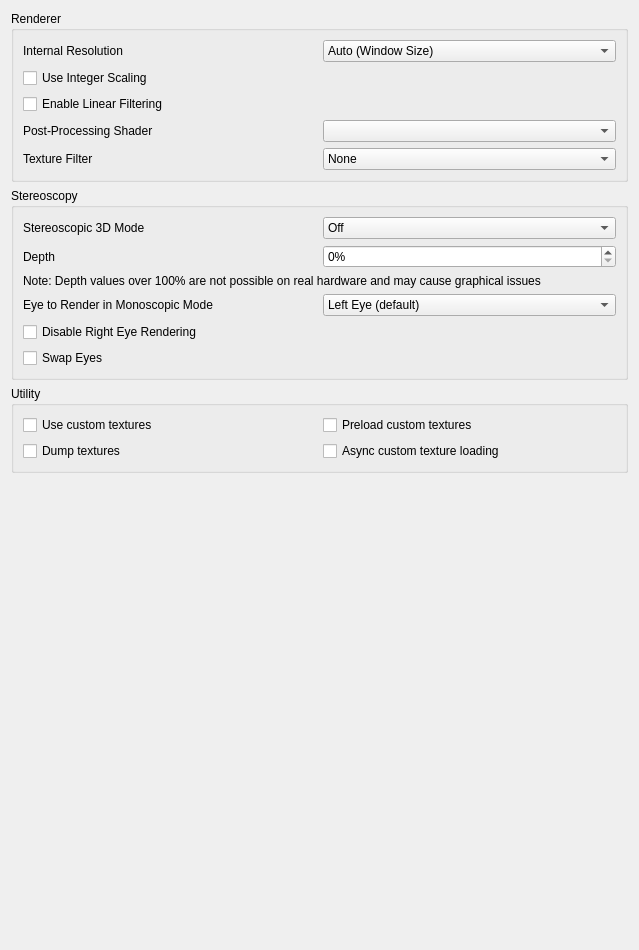
<?xml version="1.0" encoding="UTF-8"?>
<ui version="4.0">
 <class>ConfigureEnhancements</class>
 <widget class="QWidget" name="ConfigureEnhancements">
  <property name="geometry">
   <rect>
    <x>0</x>
    <y>0</y>
    <width>639</width>
    <height>950</height>
   </rect>
  </property>
  <property name="minimumSize">
   <size>
    <width>0</width>
    <height>0</height>
   </size>
  </property>
  <layout class="QVBoxLayout" name="verticalLayout_2">
   <item>
    <widget class="QGroupBox" name="rendererBox">
     <property name="title">
      <string>Renderer</string>
     </property>
     <layout class="QVBoxLayout" name="verticalLayout_3">
      <item>
       <widget class="QWidget" name="widget_resolution" native="true">
        <layout class="QHBoxLayout" name="horizontalLayout_1">
         <property name="leftMargin">
          <number>0</number>
         </property>
         <property name="topMargin">
          <number>0</number>
         </property>
         <property name="rightMargin">
          <number>0</number>
         </property>
         <property name="bottomMargin">
          <number>0</number>
         </property>
         <item>
          <widget class="QLabel" name="resolution_label">
           <property name="text">
            <string>Internal Resolution</string>
           </property>
          </widget>
         </item>
         <item>
          <widget class="QComboBox" name="resolution_factor_combobox">
           <item>
            <property name="text">
             <string>Auto (Window Size)</string>
            </property>
           </item>
           <item>
            <property name="text">
             <string>0.5x Native (200x120)</string>
            </property>
           </item>
           <item>
            <property name="text">
             <string>Native (400x240)</string>
            </property>
           </item>
           <item>
            <property name="text">
             <string>1.5x Native (600x360)</string>
            </property>
           </item>
           <item>
            <property name="text">
             <string>2x Native (800x480)</string>
            </property>
           </item>
           <item>
            <property name="text">
             <string>2.5x Native (1000x600)</string>
            </property>
           </item>
           <item>
            <property name="text">
             <string>3x Native (1200x720)</string>
            </property>
           </item>
           <item>
            <property name="text">
             <string>3.5x Native (1400x840)</string>
            </property>
           </item>
           <item>
            <property name="text">
             <string>4x Native (1600x960)</string>
            </property>
           </item>
           <item>
            <property name="text">
             <string>4.5x Native (1800x1080)</string>
            </property>
           </item>
           <item>
            <property name="text">
             <string>5x Native (2000x1200)</string>
            </property>
           </item>
           <item>
            <property name="text">
             <string>5.5x Native (2200x1320)</string>
            </property>
           </item>
           <item>
            <property name="text">
             <string>6x Native (2400x1440)</string>
            </property>
           </item>
           <item>
            <property name="text">
             <string>6.5x Native (2600x1560)</string>
            </property>
           </item>
           <item>
            <property name="text">
             <string>7x Native (2800x1680)</string>
            </property>
           </item>
           <item>
            <property name="text">
             <string>7.5x Native (3000x1800)</string>
            </property>
           </item>
           <item>
            <property name="text">
             <string>8x Native (3200x1920)</string>
            </property>
           </item>
           <item>
            <property name="text">
             <string>8.5x Native (3400x2040)</string>
            </property>
           </item>
           <item>
            <property name="text">
             <string>9x Native (3600x2160)</string>
            </property>
           </item>
           <item>
            <property name="text">
             <string>9.5x Native (3800x2280)</string>
            </property>
           </item>
           <item>
            <property name="text">
             <string>10x Native (4000x2400)</string>
            </property>
           </item>
           <item>
            <property name="text">
             <string>10.5x Native (4200x2520)</string>
            </property>
           </item>
           <item>
            <property name="text">
             <string>11x Native (4400x2640)</string>
            </property>
           </item>
           <item>
            <property name="text">
             <string>11.5x Native (4600x2760)</string>
            </property>
           </item>
           <item>
            <property name="text">
             <string>12x Native (4800x2880)</string>
            </property>
           </item>
           <item>
            <property name="text">
             <string>12.5x Native (5000x3000)</string>
            </property>
           </item>
           <item>
            <property name="text">
             <string>13x Native (5200x3120)</string>
            </property>
           </item>
           <item>
            <property name="text">
             <string>13.5x Native (5400x3240)</string>
            </property>
           </item>
           <item>
            <property name="text">
             <string>14x Native (5600x3360)</string>
            </property>
           </item>
           <item>
            <property name="text">
             <string>14.5x Native (5800x3480)</string>
            </property>
           </item>
           <item>
            <property name="text">
             <string>15x Native (6000x3600)</string>
            </property>
           </item>
           <item>
            <property name="text">
             <string>15.5x Native (6200x3720)</string>
            </property>
           </item>
           <item>
            <property name="text">
             <string>16x Native (6400x3840)</string>
            </property>
           </item>
           <item>
            <property name="text">
             <string>16.5x Native (6600x3960)</string>
            </property>
           </item>
           <item>
            <property name="text">
             <string>17x Native (6800x4080)</string>
            </property>
           </item>
           <item>
            <property name="text">
             <string>17.5x Native (7000x4200)</string>
            </property>
           </item>
           <item>
            <property name="text">
             <string>18x Native (7200x4320)</string>
            </property>
           </item>
          </widget>
         </item>
        </layout>
       </widget>
      </item>
      <item>
       <widget class="QCheckBox" name="use_integer_scaling">
        <property name="text">
         <string>Use Integer Scaling</string>
        </property>
        <property name="toolTip">
         <string>&lt;html&gt;&lt;head/&gt;&lt;body&gt;&lt;p&gt;Use Integer Scaling&lt;/p&gt;&lt;p&gt;Enforces that the larger screen in all layouts is an integer scale of the 240px height of the original 3DS screen.&lt;/p&gt;&lt;/body&gt;&lt;/html&gt;</string>
        </property>
       </widget>
      </item>
      <item>
       <widget class="QCheckBox" name="toggle_linear_filter">
        <property name="text">
         <string>Enable Linear Filtering</string>
        </property>
       </widget>
      </item>
      <item>
       <widget class="QWidget" name="widget_shader" native="true">
        <layout class="QHBoxLayout" name="horizontalLayout_2">
         <property name="leftMargin">
          <number>0</number>
         </property>
         <property name="topMargin">
          <number>0</number>
         </property>
         <property name="rightMargin">
          <number>0</number>
         </property>
         <property name="bottomMargin">
          <number>0</number>
         </property>
         <item>
          <widget class="QLabel" name="shader_label">
           <property name="text">
            <string>Post-Processing Shader</string>
           </property>
          </widget>
         </item>
         <item>
          <widget class="QComboBox" name="shader_combobox"/>
         </item>
        </layout>
       </widget>
      </item>
      <item>
       <widget class="QWidget" name="widget_texture_filter" native="true">
        <layout class="QHBoxLayout" name="horizontalLayout_3">
         <property name="leftMargin">
          <number>0</number>
         </property>
         <property name="topMargin">
          <number>0</number>
         </property>
         <property name="rightMargin">
          <number>0</number>
         </property>
         <property name="bottomMargin">
          <number>0</number>
         </property>
         <item>
          <widget class="QLabel" name="texture_filter_label">
           <property name="text">
            <string>Texture Filter</string>
           </property>
          </widget>
         </item>
         <item>
          <widget class="QComboBox" name="texture_filter_combobox">
           <item>
            <property name="text">
             <string>None</string>
            </property>
           </item>
           <item>
            <property name="text">
             <string notr="true">Anime4K</string>
            </property>
           </item>
           <item>
            <property name="text">
             <string notr="true">Bicubic</string>
            </property>
           </item>
           <item>
            <property name="text">
             <string notr="true">ScaleForce</string>
            </property>
           </item>
           <item>
            <property name="text">
             <string notr="true">xBRZ</string>
            </property>
           </item>
           <item>
            <property name="text">
             <string notr="true">MMPX</string>
            </property>
           </item>
          </widget>
         </item>
        </layout>
       </widget>
      </item>
     </layout>
    </widget>
   </item>
   <item>
    <widget class="QGroupBox" name="stereo_group">
     <property name="title">
      <string>Stereoscopy</string>
     </property>
     <layout class="QVBoxLayout" name="verticalLayout_4">
      <item>
       <layout class="QHBoxLayout" name="horizontalLayout_4">
        <item>
         <widget class="QLabel" name="label_4">
          <property name="text">
           <string>Stereoscopic 3D Mode</string>
          </property>
         </widget>
        </item>
        <item>
         <widget class="QComboBox" name="render_3d_combobox">
          <item>
           <property name="text">
            <string>Off</string>
           </property>
          </item>
          <item>
           <property name="text">
            <string>Side by Side</string>
           </property>
          </item>
          <item>
           <property name="text">
            <string>Side by Side Full Width</string>
           </property>
          </item>
          <item>
           <property name="text">
            <string>Anaglyph</string>
           </property>
          </item>
          <item>
           <property name="text">
            <string>Interlaced</string>
           </property>
          </item>
          <item>
           <property name="text">
            <string>Reverse Interlaced</string>
           </property>
          </item>
         </widget>
        </item>
       </layout>
      </item>
      <item>
       <layout class="QHBoxLayout" name="horizontalLayout_5">
        <item>
         <widget class="QLabel" name="label_3">
          <property name="text">
           <string>Depth</string>
          </property>
         </widget>
        </item>
        <item>
         <widget class="QSpinBox" name="factor_3d">
          <property name="suffix">
           <string notr="true">%</string>
          </property>
          <property name="minimum">
           <number>0</number>
          </property>
          <property name="maximum">
           <number>255</number>
          </property>
          <property name="value">
           <number>0</number>
          </property>
         </widget>
        </item>
       </layout>
      </item>
      <item>
       <widget class="QLabel" name="excessive_depth_warning_label">
        <property name="text">
         <string>Note: Depth values over 100% are not possible on real hardware and may cause graphical issues</string>
        </property>
       </widget>
      </item>
      <item>
       <layout class="QHBoxLayout" name="horizontalLayout_6">
        <item>
         <widget class="QLabel" name="label_6">
          <property name="text">
           <string>Eye to Render in Monoscopic Mode</string>
          </property>
         </widget>
        </item>
        <item>
         <widget class="QComboBox" name="mono_rendering_eye">
          <item>
           <property name="text">
            <string>Left Eye (default)</string>
           </property>
          </item>
          <item>
           <property name="text">
            <string>Right Eye</string>
           </property>
          </item>
         </widget>
        </item>
       </layout>
      </item>
      <item>
       <widget class="QCheckBox" name="disable_right_eye_render">
        <property name="text">
         <string>Disable Right Eye Rendering</string>
        </property>
        <property name="toolTip">
         <string>&lt;html&gt;&lt;head/&gt;&lt;body&gt;&lt;p&gt;Disable Right Eye Rendering&lt;/p&gt;&lt;p&gt;Disables rendering the right eye image. Greatly improves performance in some applications, but can cause flickering in others.&lt;/p&gt;&lt;/body&gt;&lt;/html&gt;</string>
        </property>
       </widget>
      </item>
      <item>
       <widget class="QCheckBox" name="swap_eyes_3d">
        <property name="text">
         <string>Swap Eyes</string>
        </property>
       </widget>
      </item>
     </layout>
    </widget>
   </item>
   <item>
    <widget class="QGroupBox" name="utilityBox">
     <property name="title">
      <string>Utility</string>
     </property>
     <layout class="QGridLayout" name="gridLayout_1">
      <item row="1" column="0">
       <widget class="QCheckBox" name="toggle_custom_textures">
        <property name="toolTip">
         <string>&lt;html&gt;&lt;head/&gt;&lt;body&gt;&lt;p&gt;Replace textures with PNG files.&lt;/p&gt;&lt;p&gt;Textures are loaded from load/textures/[Title ID]/.&lt;/p&gt;&lt;/body&gt;&lt;/html&gt;</string>
        </property>
        <property name="text">
         <string>Use custom textures</string>
        </property>
       </widget>
      </item>
      <item row="2" column="0">
       <widget class="QCheckBox" name="toggle_dump_textures">
        <property name="toolTip">
         <string>&lt;html&gt;&lt;head/&gt;&lt;body&gt;&lt;p&gt;Dump textures to PNG files.&lt;/p&gt;&lt;p&gt;Textures are dumped to dump/textures/[Title ID]/.&lt;/p&gt;&lt;/body&gt;&lt;/html&gt;</string>
        </property>
        <property name="text">
         <string>Dump textures</string>
        </property>
       </widget>
      </item>
      <item row="1" column="1">
       <widget class="QCheckBox" name="toggle_preload_textures">
        <property name="toolTip">
         <string>&lt;html&gt;&lt;head/&gt;&lt;body&gt;&lt;p&gt;Load all custom textures into memory on boot, instead of loading them when the application requires them.&lt;/p&gt;&lt;/body&gt;&lt;/html&gt;</string>
        </property>
        <property name="text">
         <string>Preload custom textures</string>
        </property>
       </widget>
      </item>
      <item row="2" column="1">
       <widget class="QCheckBox" name="toggle_async_custom_loading">
        <property name="toolTip">
         <string>&lt;html&gt;&lt;head/&gt;&lt;body&gt;&lt;p&gt;Load custom textures asynchronously with background threads to reduce loading stutter&lt;/p&gt;&lt;/body&gt;&lt;/html&gt;</string>
        </property>
        <property name="text">
         <string>Async custom texture loading</string>
        </property>
       </widget>
      </item>
     </layout>
    </widget>
   </item>
   <item>
    <spacer name="verticalSpacer">
     <property name="orientation">
      <enum>Qt::Vertical</enum>
     </property>
     <property name="sizeHint" stdset="0">
      <size>
       <width>20</width>
       <height>270</height>
      </size>
     </property>
    </spacer>
   </item>
  </layout>
 </widget>
 <tabstops>
  <tabstop>resolution_factor_combobox</tabstop>
  <tabstop>toggle_linear_filter</tabstop>
  <tabstop>shader_combobox</tabstop>
  <tabstop>texture_filter_combobox</tabstop>
  <tabstop>render_3d_combobox</tabstop>
  <tabstop>factor_3d</tabstop>
  <tabstop>mono_rendering_eye</tabstop>
  <tabstop>toggle_custom_textures</tabstop>
  <tabstop>toggle_dump_textures</tabstop>
  <tabstop>toggle_preload_textures</tabstop>
 </tabstops>
 <resources/>
 <connections/>
</ui>
